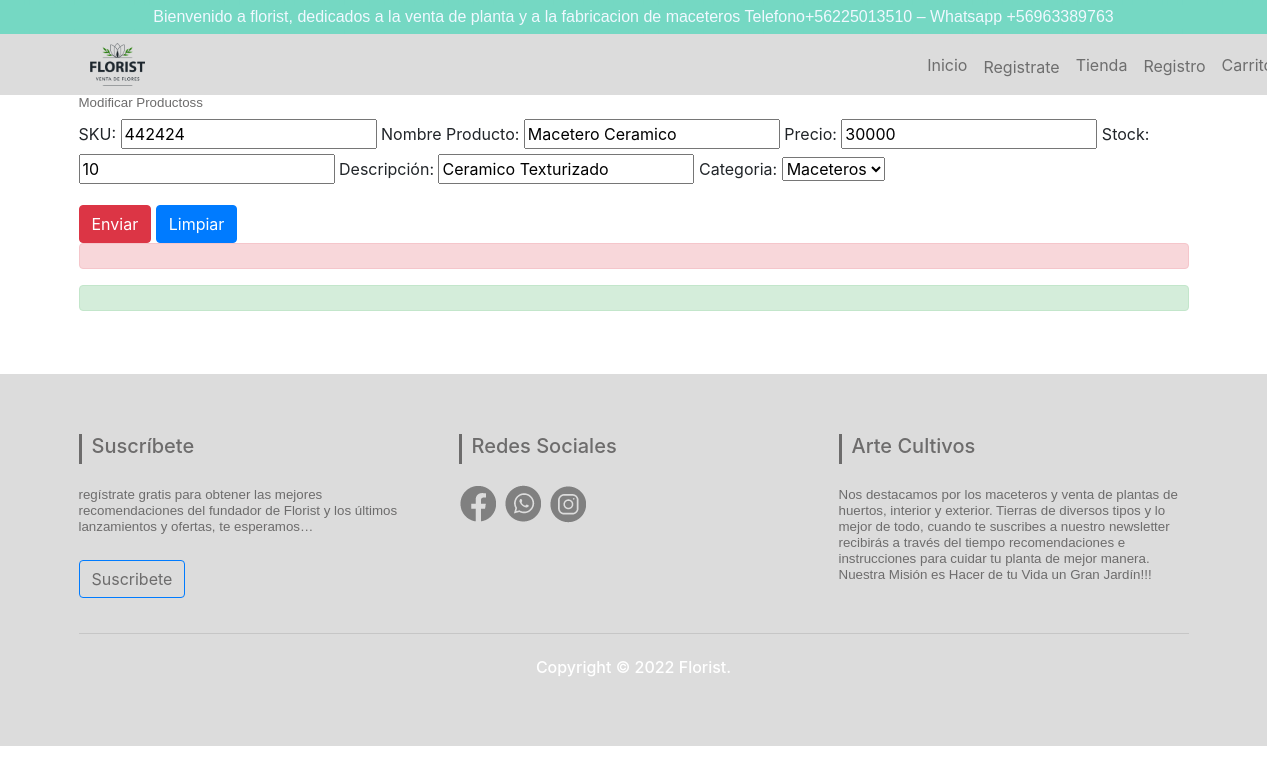
Screenshot of /form-mod-Producto/442424 with the database file from the repository.
### core/models.py (models this page shows, shortened)
class Producto(models.Model):
    SKU = models.CharField(max_length=6, primary_key=True, verbose_name='SKU')
    Nombre  = models.CharField(max_length=20, verbose_name='Nombre Producto')
    Precio = models.CharField(max_length=20, null=True, blank=True, verbose_name='Precio')
    Stock =  models.CharField(max_length=20, null=True, blank=True, verbose_name='Stock')
    Descripcion =  models.CharField(max_length=50, null=True, blank=True, verbose_name='Descripción')
    Categoria = models.ForeignKey(Categoria, on_delete=models.CASCADE)

### core/views.py (the view)
# urls.py: path('form-mod-Producto/<id>', form_mod_Producto, name="form_mod_Producto"),
def form_mod_Producto(request, id):
    producto = Producto.objects.get(SKU=id)
    datos = {
        'form': ProductoForm(instance=producto)
    }
    if request.method == 'POST':
        formulario = ProductoForm(data=request.POST, instance=producto)
        if formulario.is_valid:
            formulario.save()
            datos['mensaje'] = "Modificados correctamente"
    return render(request, 'core/form_mod_Producto.html', datos)

### core/forms.py
class ProductoForm(ModelForm):
    class Meta:
        model = Producto
        fields = ['SKU', 'Nombre', 'Precio', 'Stock', 'Descripcion', 'Categoria',]

### core/context_processor.py (called while the page is built)
def total_carrito(request):
    total = 0
    if request.user.is_authenticated:
        if id in request.session.keys():
            for Key, value in request.session["carrito"].items():
                total += int(value["acumulado"])
    return {"total_carrito": total}

### core/models.py (called while the page is built)
    def __str__(self):
        return self.nombreCategoria

### core/Templates/core/form_mod_Producto.html (shortened to what this page needs)
<!doctype html>
<html lang="en">
  <head>
    {% load static %}
    <link rel="stylesheet" href="https://cdn.jsdelivr.net/npm/bootstrap@4.6.1/dist/css/bootstrap.min.css">
    <link rel="stylesheet" href="{% static 'Core/Css/estilos.css' %}">
  </head>
  <body>
    <div class="textosuperior" >Bienvenido a florist, dedicados a la venta de planta y a la fabricacion de maceteros Telefono+56225013510 – Whatsapp +56963389763</div>
<nav class="navbar navbar-expand-lg navbar-light" style="background-color:  rgba(214, 214, 214, 0.849);">
  <img src="{% static 'Core/Img/Logo.png' %}" alt="20" width="55" style="margin-left: 6%;">
  <div class="collapse navbar-collapse" id="navbarSupportedContent">
    <ul class="navbar-nav mr-auto" style="margin-left: 70%;">
      <li class="nav-item">
        <a class="nav-link" href="http://127.0.0.1:8000/">Inicio</a>
      </li>
      <li class="nav-item">
        <a class="nav-link" href="{%url 'registro1'%}">Registrate</a>
      </li>
      <li class="nav-item">
        <a class="nav-link" href="/Tienda">Tienda</a>
      </li>
      <li class="nav-item">
        <a class="nav-link" href="/Registro">Registro</a>
      </li>
      <li class="nav-item">
        <a class="nav-link" href="/carrito">Carrito</a>
      </li>
    </ul>
  </div>
</nav>
  </head>
  <body>
    <div class="container">
      <h1>Modificar Productoss</h1>
      <form action="" method="post" id="formulario">
        <div class="form-group">
          {{ form.as_table }}
        </div>
        <input type="submit" value="Enviar" class="btn btn-danger" id="Modificar">
        <input type="reset" value="Limpiar" class="btn btn-primary" id="limpiar">
        <div id="error" class="alert alert-danger" role="alert"></div>
      </form>
      <div class="alert alert-success" role="alert">{{mensaje}}</div>
    </div>
<section id="footer">
  <div class="container">
    <div class="row text-center text-xs-center text-sm-left text-md-left">
      <div class="col-xs-12 col-sm-4 col-md-4">
        <h5>Suscríbete</h5>
        <ul class="list-unstyled quick-links" >
          <li>
            <h1>regístrate gratis para obtener las mejores recomendaciones del fundador de Florist
              y los últimos lanzamientos y ofertas, te esperamos…
            </h1>
            <a class="btn btn-primary" href="{% url 'registro1' %}" role="button">Suscribete</a>
          </li>
        </ul>
      </div>
      <div class="col-xs-12 col-sm-4 col-md-4">
        <h5>Redes Sociales</h5>
        <a href="https://es-la.facebook.com/" class="href">
          <img src="{% static 'Core/Img/facebook.png' %}" alt="">
        </a>
        <a href="https://web.whatsapp.com/" class="href">
          <img src="{% static 'Core/Img/whatsapp.png' %}" alt="">
        </a>
        <a href="https://www.instagram.com/" class="href">
          <img src="{% static 'Core/Img/instagram.png' %}" alt="">
        </a>
      </div>
      <div class="col-xs-12 col-sm-4 col-md-4">
        <h5>Arte Cultivos</h5>
        <ul class="list-unstyled quick-links">
          <li>
            <h1>Nos destacamos por los maceteros y venta de plantas de huertos, interior y exterior.
              Tierras de diversos tipos y lo mejor de todo, cuando te suscribes a nuestro newsletter
              recibirás a través del tiempo recomendaciones e instrucciones para cuidar tu planta de mejor manera.
              Nuestra Misión es Hacer de tu Vida un Gran Jardín!!!
            </h1>
          </li>
        </ul>
      </div>
    </div>
      <hr>
    </div>
    <div class="row">
      <div class="col-xs-12 col-sm-12 col-md-12 mt-2 mt-sm-2 text-center text-white">
        <p class="h6">Copyright © 2022 Florist.</p>
      </div>
    </div>
</section>
  </body>
</html>

### core/Static/Core/Css/estilos.css (style rules this page uses)
.textosuperior { background-color: rgb(117, 216, 195); border: 5px dashed rgb(117, 216, 195); color: aliceblue; font-family: Arial, Helvetica, sans-serif; text-align: center; }
h1 { color: #6d6c6c; font-family: Arial, Helvetica, sans-serif; text-align: left; font-size: smaller; }
a { align-items: center; align-content: center; justify-items: center; margin-top: 5%; }
section { margin-top: 5%; padding: 60px 0; }
#footer { background-color: rgba(214, 214, 214, 0.849) !important; }
#footer h5 { padding-left: 10px; border-left: 3px solid #6d6c6c; padding-bottom: 6px; margin-bottom: 20px; color:#6d6c6c; }
#footer a { color: #6d6c6c; text-decoration: none !important; background-color: transparent; -webkit-text-decoration-skip: objects; }
#footer ul.social li a, #footer ul.quick-links li a { color:#6d6c6c; }
#footer ul.quick-links li { padding: 3px 0; -webkit-transition: .5s all ease; -moz-transition: .5s all ease; transition: .5s all ease; }

### rows the page displays
Producto: SKU "442424", Nombre "Macetero Ceramico", Precio "30000", Stock "10", Descripcion "Ceramico Texturizado", Categoria "Maceteros"
